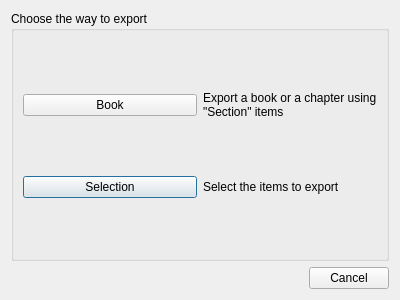
<?xml version="1.0" encoding="UTF-8"?>
<ui version="4.0">
 <class>ExportDialog</class>
 <widget class="QDialog" name="ExportDialog">
  <property name="geometry">
   <rect>
    <x>0</x>
    <y>0</y>
    <width>400</width>
    <height>300</height>
   </rect>
  </property>
  <property name="windowTitle">
   <string>Export</string>
  </property>
  <layout class="QVBoxLayout" name="verticalLayout">
   <item>
    <widget class="QGroupBox" name="groupBox">
     <property name="title">
      <string>Choose the way to export</string>
     </property>
     <property name="flat">
      <bool>true</bool>
     </property>
     <layout class="QGridLayout" name="gridLayout">
      <item row="1" column="0">
       <widget class="QPushButton" name="selectionButton">
        <property name="text">
         <string>Selection</string>
        </property>
        <property name="icon">
         <iconset resource="../../../3rdparty/icons.qrc">
          <normaloff>:/icons/backup/view-media-playlist.svg</normaloff>:/icons/backup/view-media-playlist.svg</iconset>
        </property>
       </widget>
      </item>
      <item row="0" column="0">
       <widget class="QPushButton" name="bookButton">
        <property name="minimumSize">
         <size>
          <width>0</width>
          <height>0</height>
         </size>
        </property>
        <property name="text">
         <string>Book</string>
        </property>
        <property name="icon">
         <iconset resource="../../../3rdparty/icons.qrc">
          <normaloff>:/icons/backup/address-book-new.svg</normaloff>:/icons/backup/address-book-new.svg</iconset>
        </property>
       </widget>
      </item>
      <item row="0" column="1">
       <widget class="QLabel" name="bookDetailLabel">
        <property name="text">
         <string>Export a book or a chapter using &quot;Section&quot; items</string>
        </property>
        <property name="wordWrap">
         <bool>true</bool>
        </property>
       </widget>
      </item>
      <item row="1" column="1">
       <widget class="QLabel" name="selectionDetailLabel">
        <property name="text">
         <string>Select the items to export</string>
        </property>
       </widget>
      </item>
     </layout>
    </widget>
   </item>
   <item>
    <widget class="QDialogButtonBox" name="buttonBox">
     <property name="orientation">
      <enum>Qt::Horizontal</enum>
     </property>
     <property name="standardButtons">
      <set>QDialogButtonBox::Cancel</set>
     </property>
    </widget>
   </item>
  </layout>
 </widget>
 <tabstops>
  <tabstop>bookButton</tabstop>
  <tabstop>selectionButton</tabstop>
 </tabstops>
 <resources>
  <include location="../../../3rdparty/icons.qrc"/>
 </resources>
 <connections>
  <connection>
   <sender>buttonBox</sender>
   <signal>accepted()</signal>
   <receiver>ExportDialog</receiver>
   <slot>accept()</slot>
   <hints>
    <hint type="sourcelabel">
     <x>230</x>
     <y>278</y>
    </hint>
    <hint type="destinationlabel">
     <x>157</x>
     <y>274</y>
    </hint>
   </hints>
  </connection>
  <connection>
   <sender>buttonBox</sender>
   <signal>rejected()</signal>
   <receiver>ExportDialog</receiver>
   <slot>reject()</slot>
   <hints>
    <hint type="sourcelabel">
     <x>298</x>
     <y>284</y>
    </hint>
    <hint type="destinationlabel">
     <x>286</x>
     <y>274</y>
    </hint>
   </hints>
  </connection>
 </connections>
</ui>
